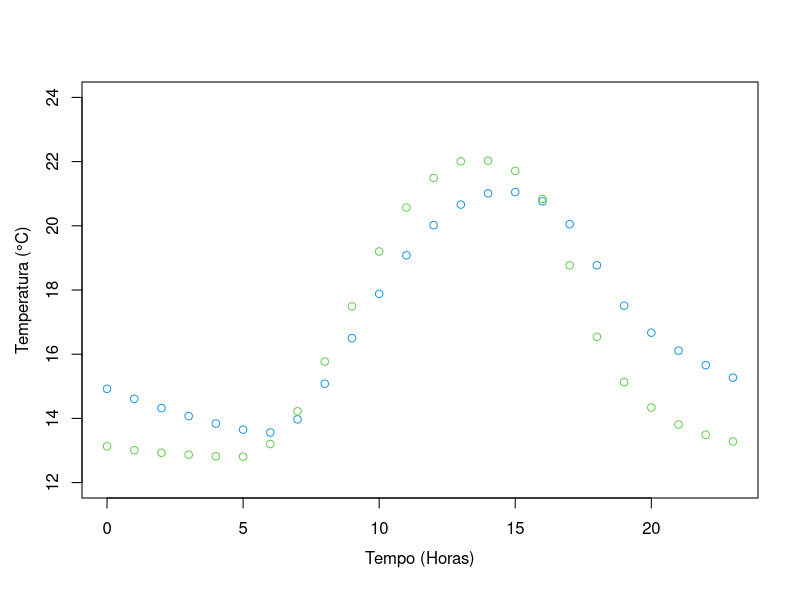
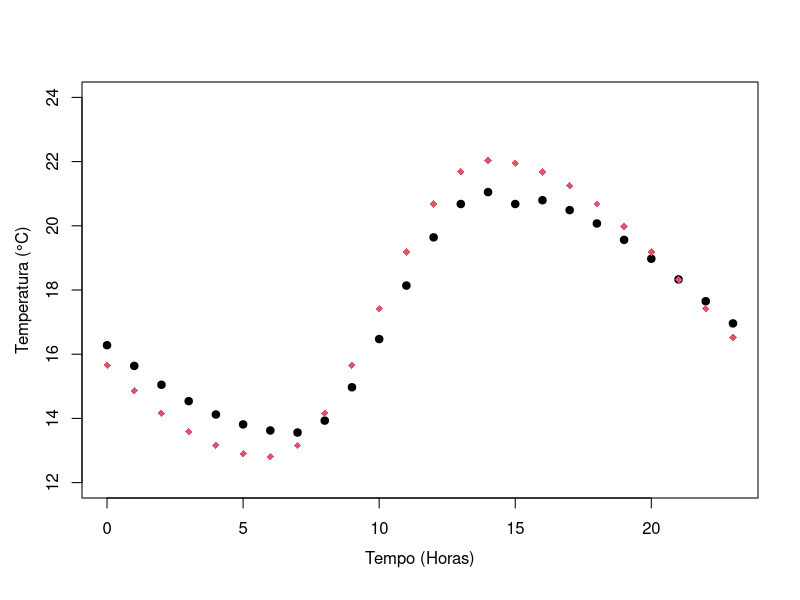

Write R code to recreate these figures, in order.
## ---- chunk 1
knitr::opts_chunk$set(echo = TRUE)

library(tidyverse)
## ---- chunk 2
x <- seq(from = 3, to = 6, by = 0.1)

(vetor_result <- exp(x)*cos(x))
## ---- chunk 3
aa <- rep(0.1, 12)
bb <- seq(from = 3, to = 36, by = 3)
cc <- rep(0.2, 12)
dd <- seq(from = 1, to = 34, by = 3)

(vetor_solu_a <- aa^bb * cc^dd)
## ---- chunk 4
j <- seq(from = 1, to = 25, by = 1)

(vetor_solu_b <- (2^j)/j)
## ---- chunk 5
nomes <- c("domingo", "segunda", "terca", "quarta", "quinta", "sexta", "sabado")

dds <- seq(from = 1, to = 7, by = 1)

names(dds) <- nomes
dds
## ---- chunk 6
dds_nums <- c(
  5L, 2L, 5L, 2L, 7L, 7L, 2L,
  6L, 6L, 3L, 7L, 1L, 2L, 2L,
  5L, 7L, 3L, 2L, 6L, 4L, 1L
)
names(dds)[dds_nums]

## ---- chunk 7

(anos <- c(sample(1890:2015, 10), 2100, 2300))

## letra a) ----------------------------------------------------

anos_bissextos <- c(NULL)

for (i in 1:length(anos)) {
  
  if (anos[i] %% 4 == 0 && anos[i] %% 100!=0) {
          
    anos_bissextos <- anos[i]
  }
  
}

## letra b) ---------------------------------------------------------

print("O(s) ano(s) bissexto(s) é(são):")
anos_bissextos

## letra c) ---------------------------------------------------------

anos_bissextos2 <- c(NULL)

ndias <- c(NULL)

contador <- 0

for (i in 1:length(anos)) {

  if (anos[i] %% 4 == 0 && anos[i] %% 100!=0) {
      print(anos[i])      
      anos_bissextos2 <- anos[i]
      ndias[i] <- 366
      
      contador <- contador + 1
      
  }else{
      print(anos[i])
      anos2 <- anos[i]
      ndias[i] <- 365
  }
  
}

print(ndias)

years <- as.character(anos)

names(ndias) <- years
ndias

## letra d) --------------------------------------------------------------------

print(c("O total de anos com 366 dias é:", contador))

print(c("O(s) ano(s) bissexto(s) é(são):", anos_bissextos2))

## ---- chunk 8

vetor_4 <- c(-30, 0, 5, 10, 15, 20, 30)
vetor_4

## ---- chunk 9

(vetor_5 <- seq(from = 1.0, to = 0.0, by = -0.2))

## ---- chunk 10
(-3.1415927 + 2.4434610)
(-2.4434610 + 1.7453293)
(2.4434610 - 3.1415927)

(vetor_6 <- seq(from = -3.1415927, to = 3.1415927, by = 0.6981317))

## ---- chunk 11
(vetor_7 <- rep(x = -1:5, times = 2:8))
## ---- chunk 12

part1 <- rep(x = 5:1, times = 5:1)

part2 <- rep(x = 1:5, times = 1:5)

(vetor_8 <- c(part1, part2))

## ---- chunk 13
tar_est1 <- c(
  14.92, 14.61, 14.32, 14.07, 13.84, 13.65, 13.56, 13.97, 15.08,
  16.5, 17.88, 19.08, 20.02, 20.66, 21.01, 21.05, 20.76, 20.05,
  18.77, 17.51, 16.67, 16.11, 15.66, 15.27
)
tar_est2 <- c(
  13.13, 13.01, 12.93, 12.87, 12.82, 12.81, 13.2, 14.22, 15.77,
  17.49, 19.2, 20.57, 21.49, 22.01, 22.03, 21.71, 20.84, 18.77,
  16.54, 15.13, 14.34, 13.81, 13.49, 13.28
)
## ---- chunk 14
tempo <- seq(from = 0, to = 23, by = 1)
plot(tempo, tar_est1, type = "p", col = 4, xlab = "", ylab = "", ylim = c(12,24))
points(tempo, tar_est2, col = 3)
mtext(side = 1, "Tempo (Horas)", line = 2.5, cex = 1)
mtext(side = 2, "Temperatura (°C)", line = 2.5, cex = 1)
## ---- chunk 15
(tmed_est1 <- round(mean(tar_est1), 1))
(tmed_est2 <- round(mean(tar_est2), 1))
## ---- chunk 16
print(c("A estação 2 é mais quente que a estação 1?", tmed_est1 < tmed_est2))
## ---- chunk 17
# ordena o vetor tar_est1 em ordem crescente
order(tar_est1)

(T1_3rd <- tar_est1[17])


order(tar_est2)

(T2_3rd <- tar_est2[16])
## ---- chunk 18

max1 <- which.max(tar_est1)
min1 <- which.min(tar_est1)
(atd_est1 <- round(tar_est1[max1] - tar_est1[min1], 1))


max2 <- which.max(tar_est2)
min2 <- which.min(tar_est2)
(atd_est2 <- round(tar_est2[max2] - tar_est2[min2], 1))
## ---- chunk 19
(hmax_est1 <- max1)
(hmin_est1 <- min1)

(hmax_est2 <- max2)
(hmin_est2 <- min2)
## ---- chunk 20
  
(h_dif <- which(tar_est2 > tar_est1))

(dif <- tar_est2 - tar_est1)
(hora <- which.max(dif))
(dif_max <- dif[hora])

## ---- chunk 21
(hora <- which.max(dif))

## ---- chunk 22

(dif_est1 <- diff(tar_est1[hmax_est1:23]))

(h_dif_max <- which.max(abs(dif_est1)))

# A hora da maior queda de temperatura registrada pela estação 1 ocorre 3 horas
# após o registro da temperatura máxima

# Horário do pôr do Sol para a estação 1
(hps_est1 <- hmax_est1 + h_dif_max)


(dif_est2 <- diff(tar_est2[hmax_est2:23]))

(h_dif_max2 <- which.max(abs(dif_est2)))

# A hora da maior queda de temperatura registrada pela estação 2 ocorre 4 horas
# após o registro da temperatura máxima

# Horário do pôr do Sol para a estação 2
(hps_est2 <- hmax_est2 + h_dif_max)

## ---- chunk 23
(dif_est <- abs(tar_est1 - tar_est2))
(menor_dif <- which(dif_est < 0.5))
## ---- chunk 24
Tmax2 <- tar_est2[which.max(tar_est2)]
Tmin2 <- tar_est2[which.min(tar_est2)]

(tar_met1 <- (Tmax2 + Tmin2)/2)
## ---- chunk 25
(tar_met2 <- (Tmax2 + Tmin2 + tar_est2[9] + 2* tar_est2[21])/5)
## ---- chunk 26
(tar_met3 <- (tar_est2[7] + tar_est2[14] + 2*tar_est2[21])/4) 
## ---- chunk 27
h <- seq(from = 0, to = 23, by = 1)

T_med1 <- (tar_est1[max1] + tar_est1[min1])/2
T_med2 <- (tar_est2[max2] + tar_est2[min2])/2

A1 <- (tar_est1[max1] - tar_est1[min1])/2
A2 <- (tar_est2[max2] - tar_est2[min2])/2

## Estação 1 -------------------------------------------------------------

arg11 <- ifelse(h < hmin_est1, pi*((h + 10)/(10 + hmin_est1)), NA )
arg11 <- arg11[!is.na(arg11)]

Tcalc11 <- T_med1 + A1*cos(arg11)

arg12 <- c()
for (h in 0:23) {
    if (hmin_est1 <= h && h < hmax_est1) {
    arg12[h] <- pi*((h - hmin_est1)/(14 - hmin_est1))
  }
  
}
arg12 <- arg12[!is.na(arg12)]
Tcalc12 <- T_med1 - A1*cos(arg12)

h <- seq(from = 0, to = 23, by = 1)
arg13 <- ifelse(h >= hmax_est1, pi*((14 - h)/(10 + hmin_est1)), NA )
arg13 <- arg13[!is.na(arg13)]
Tcalc13 <- T_med1 + A1*cos(arg13)

(Tcalc1 <- c(Tcalc11, Tcalc12, Tcalc13))

## Estação 2 -----------------------------------------------------------------

h <- seq(from = 0, to = 23, by = 1)

arg21 <- ifelse(h < hmin_est2, pi*((h + 10)/(10 + hmin_est2)), NA )
(arg21 <- arg21[!is.na(arg21)])

Tcalc21 <- T_med2 + A2*cos(arg21)

arg22 <- c()
for (h in 0:23) {
    if (hmin_est2 <= h && h < hmax_est2) {
    arg22[h] <- pi*((h - hmin_est2)/(14 - hmin_est2))
  }
  
}
(arg22 <- arg22[!is.na(arg22)])
Tcalc22 <- T_med2 - A2*cos(arg22)

h <- seq(from = 0, to = 23, by = 1)
arg23 <- ifelse(h >= hmax_est2, pi*((14 - h)/(10 + hmin_est2)), NA )
(arg23 <- arg23[!is.na(arg23)])
Tcalc23 <- T_med2 + A2*cos(arg23)

(Tcalc2 <- c(Tcalc21, Tcalc22, Tcalc23))

##-----------------------------------------------------------------------

plot(h, Tcalc1, type = "p", pch = 19, col = 1, xlab = "", ylab = "", ylim = c(12,24))
points(h, Tcalc2, pch = 18, col = 2)
mtext(side = 1, "Tempo (Horas)", line = 2.5, cex = 1)
mtext(side = 2, "Temperatura (°C)", line = 2.5, cex = 1)

## ---- chunk 28
## RMSE entre a temperatura estimada matematicamente e a temperatura observada
## para a estação 1 

DT1 <- (Tcalc1 - tar_est1)^2
(n1 <- length(Tcalc1))
(RMSE_1 <- sqrt((1/n1)*sum(DT1)))

## RMSE entre a temperatura estimada matematicamente e a temperatura observada
## para a estação 2 

DT2 <- (Tcalc2 - tar_est2)^2
(n2 <- length(Tcalc2))
(RMSE_2 <- sqrt((1/n1)*sum(DT2)))

## ---- chunk 29

## Estação 1 ------------------------------------------------------------------

# correlação através da função cor() do R
(cor(Tcalc1, tar_est1))

# correlação através da fórmula matemática
DT_calc1 <- Tcalc1 - mean(Tcalc1)
DT_obs1 <- tar_est1 - mean(tar_est1)

(num1 <- sum(DT_obs1*DT_calc1))

som1 <- sum(DT_obs1^2)
som2 <- sum(DT_calc1^2)
den1 <- som1*som2

(r <- num1/sqrt(den1))

## Estação 2-------------------------------------------------------------------
# correlação através da função cor() do R
(cor(Tcalc2, tar_est2))

# correlação através da fórmula matemática
DT_calc2 <- Tcalc2 - mean(Tcalc2)
DT_obs2 <- tar_est2 - mean(tar_est2)

(num2 <- sum(DT_obs2*DT_calc2))

som3 <- sum(DT_obs2^2)
som4 <- sum(DT_calc2^2)
den2 <- som3*som4

(r <- num2/sqrt(den2))

